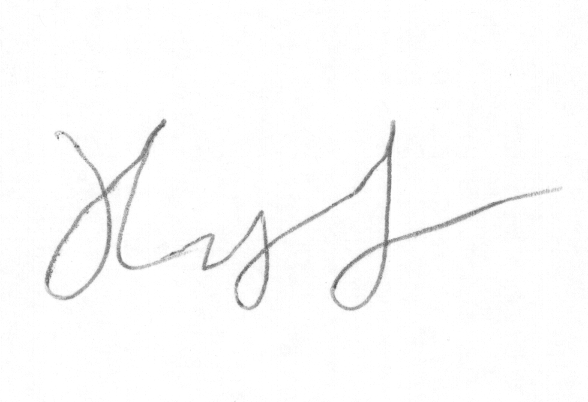
#> input picture data/signatures/full_forg/forgeries_5_5.png, 588 x 402 px
$ python -i frequency_fingerprint.py   (imports and definitions only)
#> lines starting #> are read from the running program, lines starting #| are printed output that depends on the picture
### backend/analysis/ml_models.py
"""
Shared lazy-loaded ML backbones — GPU when available, CPU fallback.
"""

from __future__ import annotations

import logging
from functools import lru_cache
from typing import Any, Dict, Optional, Tuple

import cv2
import numpy as np

from backend.utils.hardware import get_torch_device
from backend.utils.inference_engine import (
    get_onnx_session_for,
    onnx_embed,
    optimize_torch_model,
    torch_infer,
)

logger = logging.getLogger("ai_forge.ml_models")

IMAGENET_MEAN = (0.485, 0.456, 0.406)
IMAGENET_STD = (0.229, 0.224, 0.225)


# [5 lines left out: function _weight_norm, not called in this run]


def _load_rgb_image(image_path: str, max_side: int = 1024) -> np.ndarray:
#> called with max_side = 768
    img = cv2.imread(str(image_path))
#> img is the input picture: shape (402, 588, 3); min 80, max 255, mean 251.5
    if img is None:
        raise ValueError(f"Cannot read image: {image_path}")
    rgb = cv2.cvtColor(img, cv2.COLOR_BGR2RGB)
    h, w = rgb.shape[:2]
#> h = 402; w = 588
    if max(h, w) > max_side:
        scale = max_side / max(h, w)
        rgb = cv2.resize(rgb, (int(w * scale), int(h * scale)), interpolation=cv2.INTER_AREA)
    return rgb


# [146 lines left out: functions get_efficientnet_bundle, get_vit_bundle, get_clip_bundle, get_xception_bundle, embed_image, patch_embedding_variance, not called in this run]

### backend/analysis/gan_detection/frequency_fingerprint.py
"""
Frequency-domain fingerprints for diffusion / GAN upscaling artifacts.
"""

from __future__ import annotations

from typing import Any, Dict

import cv2
import numpy as np

from backend.analysis.ml_models import _load_rgb_image


def _radial_spectrum(gray: np.ndarray) -> np.ndarray:
    f = np.fft.fft2(gray.astype(np.float32))
    fshift = np.fft.fftshift(f)
    magnitude = np.log1p(np.abs(fshift))
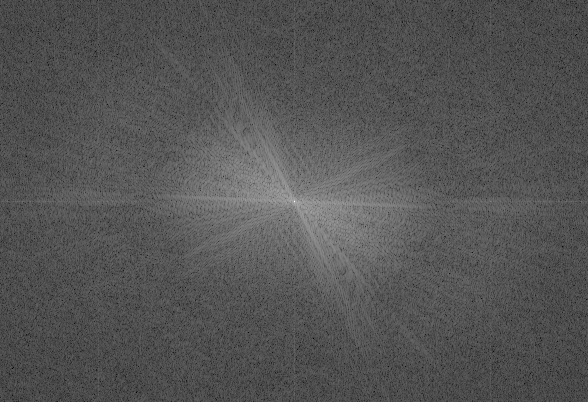
#> magnitude: shape (402, 588) float64; min 1.7, max 17.9, mean 7.09; drawn with min black and max white
    h, w = magnitude.shape
#> h = 402; w = 588
    cy, cx = h // 2, w // 2
#> cy = 201; cx = 294
    y, x = np.ogrid[:h, :w]
#> y = 402 values from 0 to 401
    r = np.sqrt((x - cx) ** 2 + (y - cy) ** 2).astype(int)
    max_r = min(cy, cx)
#> max_r = 201
    profile = np.zeros(max_r)
#> profile = 201 values from 0 to 0
    counts = np.zeros(max_r)
#> counts = 201 values from 0 to 0
    for radius in range(max_r):
        mask = r == radius
        if np.any(mask):
            profile[radius] = float(np.mean(magnitude[mask]))
            counts[radius] = 1
#> after the loop, counts = 201 values from 1 to 1; profile = 201 values, max 17.9 at index 0, min 6.78 at index 200, mean 8.23
    return profile


def detect_frequency_fingerprint(image_path: str) -> Dict[str, Any]:
    rgb = _load_rgb_image(image_path, max_side=768)
    gray = cv2.cvtColor(rgb, cv2.COLOR_RGB2GRAY)
    profile = _radial_spectrum(gray)

    if len(profile) < 16:
        return {"score": 0.0, "confidence": 0.4, "explanation": "Insufficient frequency data."}

    # Diffusion models often show periodic high-frequency peaks
    high_band = profile[len(profile) // 3:]
#> high_band = 134 values, max 8.68 at index 1, min 6.78 at index 133, mean 7.42
    low_band = profile[: len(profile) // 3]
#> low_band = 67 values, max 17.9 at index 0, min 8.76 at index 66, mean 9.85
    high_energy = float(np.mean(high_band))
#> high_energy = 7.42
    low_energy = float(np.mean(low_band)) + 1e-6
#> low_energy = 9.85
    ratio = high_energy / low_energy
#> ratio = 0.753

    # Grid periodicity at 8px (upscaler artifacts)
    tile = 64
    grid_scores = []
    h, w = gray.shape
    for y in range(0, h - tile, tile):
        for x in range(0, w - tile, tile):
            block = gray[y: y + tile, x: x + tile]
            f = np.fft.fft2(block.astype(np.float32))
            mag = np.abs(np.fft.fftshift(f))
            cy, cx = tile // 2, tile // 2
            grid_scores.append(float(mag[cy, cx + 8] + mag[cy + 8, cx]) / (float(np.sum(mag)) + 1e-6))
#> after the loop, grid_scores = 54 values, max 0.00323 at index 33, min 7.79e-05 at index 22, mean 0.000714

    grid_peak = float(np.mean(grid_scores)) if grid_scores else 0.0
#> grid_peak = 0.000714
    score = min(1.0, max(0.0, (ratio - 0.85) * 0.6 + grid_peak * 8.0))
#> score = 0

    if score >= 0.5:
        expl = (
            "Frequency fingerprint shows diffusion upscaler grid peaks and "
            "abnormal high-frequency radial energy — consistent with AI generation."
        )
    elif score >= 0.28:
        expl = "Moderate frequency-domain anomalies detected."
    else:
        expl = "Frequency spectrum matches typical camera-captured imagery."

    return {
        "score": round(score, 4),
        "confidence": 0.71,
        "method": "fft_fingerprint",
        "explanation": expl,
        "radial_ratio": round(ratio, 4),
        "grid_peak": round(grid_peak, 6),
    }

>>> result = detect_frequency_fingerprint('../../../data/signatures/full_forg/forgeries_5_5.png')
#> result = 6 items
